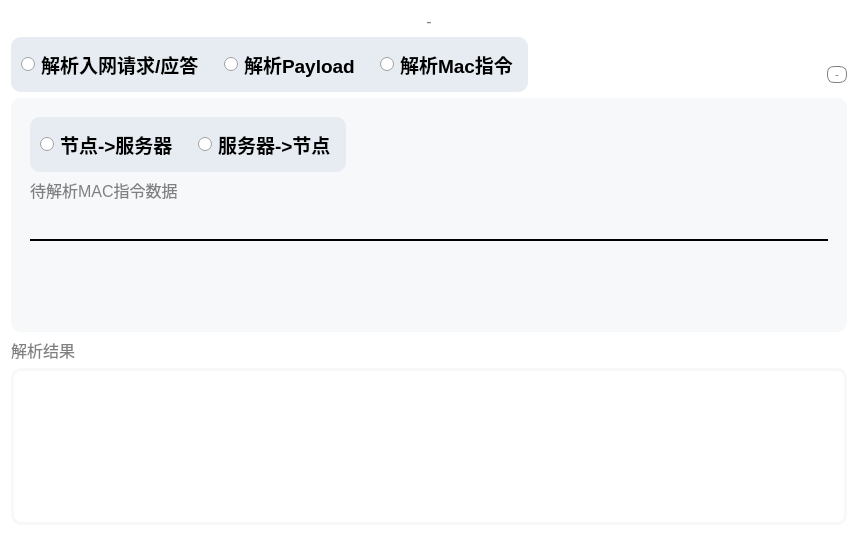
<?xml version="1.0" encoding="UTF-8"?>
<ui version="4.0">
 <class>Form</class>
 <widget class="QWidget" name="Form">
  <property name="geometry">
   <rect>
    <x>0</x>
    <y>0</y>
    <width>858</width>
    <height>536</height>
   </rect>
  </property>
  <property name="windowTitle">
   <string>Form</string>
  </property>
  <property name="styleSheet">
   <string notr="true">*{
	font-family: 微软雅黑;
	font-size: 14pt;
	background-color: none;
}

QWidget#Form{
	background-color: white;
}

QLineEdit{
	border: 0px;
	border-bottom: 2px solid black;
	padding: 3px 7px;
	background-color: #f6f8fa;
}

QLabel{
	font-size: 12pt;
	color: grey;
}

QLabel#labelLwpVer{
	font-size: 8pt;
	color: grey;
	border-radius: 7px;
	border: 1px solid grey;
	padding: 1px 5px;
}

QGroupBox{
	border-radius: 10px;
	background-color: #E6ECF2;
	padding: 10px;
}

QGroupBox#groupBoxItemContent{
	border-radius: 10px;
	background-color: #f6f8fa;
	padding: 10px;
}

QRadioButton{
	font-weight: bold;
}

QTextEdit{
	border: 3px solid #f6f8fa;
	border-radius: 10px;
	padding: 7px;
}</string>
  </property>
  <layout class="QVBoxLayout" name="verticalLayout_2">
   <item>
    <layout class="QVBoxLayout" name="verticalLayout">
     <item>
      <layout class="QHBoxLayout" name="horizontalLayout_5">
       <item>
        <spacer name="horizontalSpacer_3">
         <property name="orientation">
          <enum>Qt::Horizontal</enum>
         </property>
         <property name="sizeHint" stdset="0">
          <size>
           <width>40</width>
           <height>20</height>
          </size>
         </property>
        </spacer>
       </item>
       <item>
        <widget class="QLabel" name="labelPic">
         <property name="text">
          <string>-</string>
         </property>
         <property name="alignment">
          <set>Qt::AlignCenter</set>
         </property>
        </widget>
       </item>
       <item>
        <spacer name="horizontalSpacer_4">
         <property name="orientation">
          <enum>Qt::Horizontal</enum>
         </property>
         <property name="sizeHint" stdset="0">
          <size>
           <width>40</width>
           <height>20</height>
          </size>
         </property>
        </spacer>
       </item>
      </layout>
     </item>
     <item>
      <layout class="QHBoxLayout" name="horizontalLayout_2">
       <property name="spacing">
        <number>6</number>
       </property>
       <item>
        <widget class="QGroupBox" name="groupBox">
         <property name="title">
          <string/>
         </property>
         <layout class="QHBoxLayout" name="horizontalLayout_3">
          <property name="spacing">
           <number>20</number>
          </property>
          <property name="leftMargin">
           <number>0</number>
          </property>
          <property name="topMargin">
           <number>0</number>
          </property>
          <property name="rightMargin">
           <number>0</number>
          </property>
          <property name="bottomMargin">
           <number>0</number>
          </property>
          <item>
           <widget class="QRadioButton" name="radioButtonJRJA">
            <property name="text">
             <string>解析入网请求/应答</string>
            </property>
           </widget>
          </item>
          <item>
           <widget class="QRadioButton" name="radioButtonPayload">
            <property name="text">
             <string>解析Payload</string>
            </property>
           </widget>
          </item>
          <item>
           <widget class="QRadioButton" name="radioButtonMac">
            <property name="text">
             <string>解析Mac指令</string>
            </property>
           </widget>
          </item>
         </layout>
        </widget>
       </item>
       <item>
        <spacer name="horizontalSpacer_2">
         <property name="orientation">
          <enum>Qt::Horizontal</enum>
         </property>
         <property name="sizeHint" stdset="0">
          <size>
           <width>40</width>
           <height>20</height>
          </size>
         </property>
        </spacer>
       </item>
       <item>
        <layout class="QVBoxLayout" name="verticalLayout_7">
         <item>
          <spacer name="verticalSpacer_2">
           <property name="orientation">
            <enum>Qt::Vertical</enum>
           </property>
           <property name="sizeType">
            <enum>QSizePolicy::Fixed</enum>
           </property>
           <property name="sizeHint" stdset="0">
            <size>
             <width>20</width>
             <height>20</height>
            </size>
           </property>
          </spacer>
         </item>
         <item>
          <widget class="QLabel" name="labelLwpVer">
           <property name="sizePolicy">
            <sizepolicy hsizetype="Preferred" vsizetype="Fixed">
             <horstretch>0</horstretch>
             <verstretch>0</verstretch>
            </sizepolicy>
           </property>
           <property name="text">
            <string>-</string>
           </property>
           <property name="alignment">
            <set>Qt::AlignCenter</set>
           </property>
          </widget>
         </item>
        </layout>
       </item>
      </layout>
     </item>
     <item>
      <widget class="QGroupBox" name="groupBoxItemContent">
       <property name="title">
        <string/>
       </property>
       <layout class="QVBoxLayout" name="verticalLayout_5">
        <property name="spacing">
         <number>0</number>
        </property>
        <property name="leftMargin">
         <number>0</number>
        </property>
        <property name="topMargin">
         <number>0</number>
        </property>
        <property name="rightMargin">
         <number>0</number>
        </property>
        <property name="bottomMargin">
         <number>0</number>
        </property>
        <item>
         <widget class="QStackedWidget" name="stackedWidget">
          <property name="sizePolicy">
           <sizepolicy hsizetype="Preferred" vsizetype="Fixed">
            <horstretch>0</horstretch>
            <verstretch>0</verstretch>
           </sizepolicy>
          </property>
          <property name="currentIndex">
           <number>2</number>
          </property>
          <widget class="QWidget" name="page_4">
           <layout class="QVBoxLayout" name="verticalLayout_6">
            <item>
             <widget class="QLabel" name="label_4">
              <property name="text">
               <string>入网请求Join Request</string>
              </property>
             </widget>
            </item>
            <item>
             <widget class="QLineEdit" name="lineEditJoinRequest"/>
            </item>
            <item>
             <widget class="QLabel" name="label_5">
              <property name="text">
               <string>入网应答Join Answer</string>
              </property>
             </widget>
            </item>
            <item>
             <widget class="QLineEdit" name="lineEditJoinAnswer"/>
            </item>
            <item>
             <widget class="QLabel" name="label_6">
              <property name="text">
               <string>APPKEY</string>
              </property>
             </widget>
            </item>
            <item>
             <widget class="QLineEdit" name="lineEditAppkey"/>
            </item>
           </layout>
          </widget>
          <widget class="QWidget" name="page_2">
           <layout class="QVBoxLayout" name="verticalLayout_4">
            <item>
             <widget class="QLabel" name="label_2">
              <property name="text">
               <string>APPSKEY</string>
              </property>
             </widget>
            </item>
            <item>
             <widget class="QLineEdit" name="lineEditAppskey"/>
            </item>
            <item>
             <widget class="QLabel" name="label_3">
              <property name="text">
               <string>NWKSKEY</string>
              </property>
             </widget>
            </item>
            <item>
             <widget class="QLineEdit" name="lineEditNwkskey"/>
            </item>
            <item>
             <widget class="QLabel" name="label_7">
              <property name="text">
               <string>待解析协议层数据(PAYLOAD)</string>
              </property>
             </widget>
            </item>
            <item>
             <widget class="QLineEdit" name="lineEditPayload"/>
            </item>
           </layout>
          </widget>
          <widget class="QWidget" name="page">
           <layout class="QVBoxLayout" name="verticalLayout_3">
            <item>
             <layout class="QHBoxLayout" name="horizontalLayout">
              <property name="spacing">
               <number>10</number>
              </property>
              <item>
               <widget class="QGroupBox" name="groupBox_2">
                <property name="title">
                 <string/>
                </property>
                <layout class="QHBoxLayout" name="horizontalLayout_4">
                 <property name="spacing">
                  <number>20</number>
                 </property>
                 <property name="leftMargin">
                  <number>0</number>
                 </property>
                 <property name="topMargin">
                  <number>0</number>
                 </property>
                 <property name="rightMargin">
                  <number>0</number>
                 </property>
                 <property name="bottomMargin">
                  <number>0</number>
                 </property>
                 <item>
                  <widget class="QRadioButton" name="radioButtonUplink">
                   <property name="text">
                    <string>节点-&gt;服务器</string>
                   </property>
                  </widget>
                 </item>
                 <item>
                  <widget class="QRadioButton" name="radioButtonDownlink">
                   <property name="text">
                    <string>服务器-&gt;节点</string>
                   </property>
                  </widget>
                 </item>
                </layout>
               </widget>
              </item>
              <item>
               <spacer name="horizontalSpacer">
                <property name="orientation">
                 <enum>Qt::Horizontal</enum>
                </property>
                <property name="sizeHint" stdset="0">
                 <size>
                  <width>40</width>
                  <height>20</height>
                 </size>
                </property>
               </spacer>
              </item>
             </layout>
            </item>
            <item>
             <widget class="QLabel" name="label">
              <property name="text">
               <string>待解析MAC指令数据</string>
              </property>
             </widget>
            </item>
            <item>
             <widget class="QLineEdit" name="lineEditMaccmd"/>
            </item>
            <item>
             <spacer name="verticalSpacer">
              <property name="orientation">
               <enum>Qt::Vertical</enum>
              </property>
              <property name="sizeHint" stdset="0">
               <size>
                <width>20</width>
                <height>40</height>
               </size>
              </property>
             </spacer>
            </item>
           </layout>
          </widget>
         </widget>
        </item>
       </layout>
      </widget>
     </item>
     <item>
      <widget class="QLabel" name="label_8">
       <property name="text">
        <string>解析结果</string>
       </property>
      </widget>
     </item>
     <item>
      <widget class="QTextEdit" name="textEditAck"/>
     </item>
    </layout>
   </item>
  </layout>
 </widget>
 <resources/>
 <connections/>
</ui>
